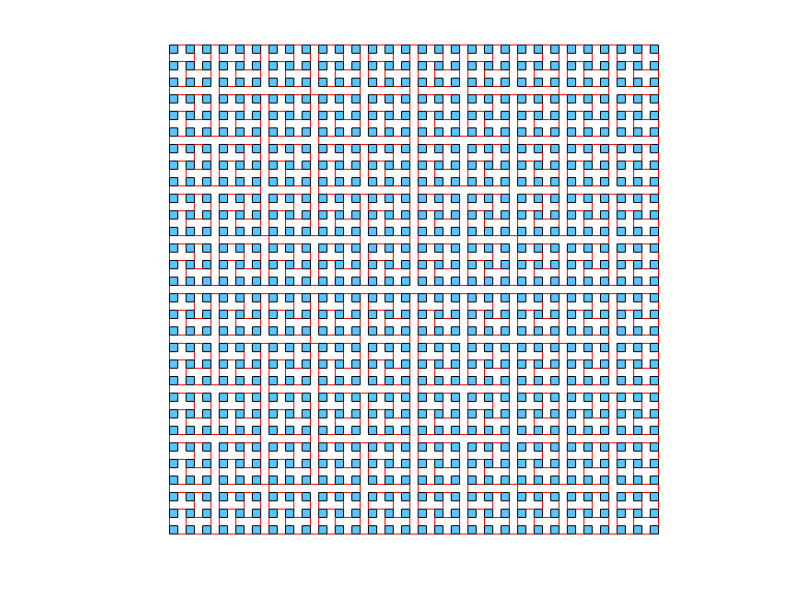

Write the MATLAB code that produced this figure.
% MRP_quad_7x7: Construct a minimum rigidifying link pattern for 30x30 quad
% kirigami by hierarchical construction
%
% Reference:
% S. Chen, G. P. T. Choi, L. Mahadevan, 
% ``Deterministic and stochastic control of kirigami topology.''
% Proceedings of the National Academy of Sciences, 117(9), 4511-4517, 2020.

%%
%%%%%%%%%%%%%%%%%%%%%%%%%%%%%%%%%%%%%%%%%%%%%%%%%%%%%%%%%%%%%
% Step 1: Prepare the basic link patterns for 2x2, 3x3, 5x5 %
%%%%%%%%%%%%%%%%%%%%%%%%%%%%%%%%%%%%%%%%%%%%%%%%%%%%%%%%%%%%%
%% MRP for 2x2
L = 2;
linkpairs2 = [];
% Boundary links
for i=1:L-1
    linkpairs2=[linkpairs2;4*i-2,4*(i+1)-3];
end
for i=L^2-L+1:L^2-1
    linkpairs2=[linkpairs2;4*i-1,4*(i+1)];
end
for i=1:L:L^2-L
    linkpairs2=[linkpairs2;4*i,4*(i+L)-3];
end
for i=L:L:L^2-L
    linkpairs2=[linkpairs2;4*i-1,4*(i+L)-2];
end
% inner links
linkpairs2=[linkpairs2;
    4*1-1, 4*2;
    ];

if length(linkpairs2) ~= ceil((3*L^2-3)/2)
    error('Incorrect number of link pairs!');
end

% vertex coordinates for the 3x3 quads
v2 = zeros(4*L^2,2);
f2 = [];
for i = 0:L-1 
    for j = 0:L-1
        n = L*i + j + 1;
        v2(4*n-3,:) = [2*j,2*i];
        v2(4*n-2,:) = [2*j+1,2*i];
        v2(4*n-1,:) = [2*j+1,2*i+1];
        v2(4*n,:) = [2*j,2*i+1];
        f2 = [f2; 4*n-3 4*n-2 4*n-1 4*n];
    end
end

%% MRP for 3x3
L = 3;
linkpairs3 = [];
% Boundary links
for i=1:L-1
    linkpairs3=[linkpairs3;4*i-2,4*(i+1)-3];
end
for i=L^2-L+1:L^2-1
    linkpairs3=[linkpairs3;4*i-1,4*(i+1)];
end
for i=1:L:L^2-L
    linkpairs3=[linkpairs3;4*i,4*(i+L)-3];
end
for i=L:L:L^2-L
    linkpairs3=[linkpairs3;4*i-1,4*(i+L)-2];
end
% inner links
linkpairs3=[linkpairs3;
    4*2, 4*5-3;
    4*5-2, 4*6-3;
    4*5-1, 4*8-2;
    4*4-1, 4*5;
    ];

if length(linkpairs3) ~= ceil((3*L^2-3)/2)
    error('Incorrect number of link pairs!');
end

% vertex coordinates for the 3x3 quads
v3 = zeros(4*L^2,2);
f3 = [];
for i = 0:L-1 
    for j = 0:L-1
        n = L*i + j + 1;
        v3(4*n-3,:) = [2*j,2*i];
        v3(4*n-2,:) = [2*j+1,2*i];
        v3(4*n-1,:) = [2*j+1,2*i+1];
        v3(4*n,:) = [2*j,2*i+1];
        f3 = [f3; 4*n-3 4*n-2 4*n-1 4*n];
    end
end

%% MRP for 5x5
L = 5;
linkpairs5 = [];
% Boundary links
for i=1:L-1
    linkpairs5=[linkpairs5;4*i-2,4*(i+1)-3];
end
for i=L^2-L+1:L^2-1
    linkpairs5=[linkpairs5;4*i-1,4*(i+1)];
end
for i=1:L:L^2-L
    linkpairs5=[linkpairs5;4*i,4*(i+L)-3];
end
for i=L:L:L^2-L
    linkpairs5=[linkpairs5;4*i-1,4*(i+L)-2];
end
% inner links
linkpairs5=[linkpairs5;
    4*11-2,4*12-3;
    4*14-1,4*15;
    4*3,4*8-3;
    4*8-1,4*13-2;
    4*13,4*18-3;
    4*18-1,4*23-2;
    
    4*2, 4*7-3;
    4*7-2,4*8-3;
    4*7-1,4*12-2;
    
    4*12-1,4*17-2;
    4*16-2,4*17-3;
    4*17-1,4*18;
    4*17,4*22-3;
    
    4*4-1,4*9-2;
    4*8-2,4*9-3;
    4*9-1,4*10;
    4*9,4*14-3;
    
    4*14, 4*19-3;
    4*18-1,4*19;
    4*19-1,4*24-2;
    ];

if length(linkpairs5) ~= ceil((3*L^2-3)/2)
    error('Incorrect number of link pairs!');
end

% vertex coordinates for the 5x5 quads
v5 = zeros(4*L^2,2);
f5 = [];
for i = 0:L-1 
    for j = 0:L-1
        n = L*i + j + 1;
        v5(4*n-3,:) = [2*j,2*i];
        v5(4*n-2,:) = [2*j+1,2*i];
        v5(4*n-1,:) = [2*j+1,2*i+1];
        v5(4*n,:) = [2*j,2*i+1];
        f5 = [f5; 4*n-3 4*n-2 4*n-1 4*n];
    end
end

%%
%%%%%%%%%%%%%%%%%%%%%%%%%%%%%%%%%%%%%%%%%%%%%%%%%
% Step 2: Construct the link patterns for 30x30 %
%%%%%%%%%%%%%%%%%%%%%%%%%%%%%%%%%%%%%%%%%%%%%%%%%
L = 30; 
nquad = L^2; % Number of quads
nlink = ceil((3*L^2-3)/2);% theoretical lower bound for number of links

v = zeros(4*L^2,2);
f = [];
for i = 0:L-1 
    for j = 0:L-1
        n = L*i + j + 1;
        v(4*n-3,:) = [2*j,2*i];
        v(4*n-2,:) = [2*j+1,2*i];
        v(4*n-1,:) = [2*j+1,2*i+1];
        v(4*n,:) = [2*j,2*i+1];
        f = [f; 4*n-3 4*n-2 4*n-1 4*n];
    end
end

% Construct link pattern from the small patterns
linkpairs=[];
% fill in the 3x3 links
width3 = range(v3(:,1)) + 1;
for i = 0:(L/3-1)
    for j = 0:(L/3-1)
        % shift v3 
        v3_shifted = [v3(:,1) + i*width3, v3(:,2) + j*width3];
        id3_list = zeros(length(v3),1);
        % find corresponding vertices in the 60x60 pattern
        for k = 1:length(v3)
            id = find(v(:,1) == v3_shifted(k,1) & v(:,2) == v3_shifted(k,2));
            id3_list(k) = id;
        end
        linkpairs=[linkpairs;id3_list(linkpairs3)];
    end
end
       
% fill in the 5x5 links
v5_magnified = zeros(size(v5));
for i = 1:length(v5)
    if mod(v5(i,1),2) == 0
        v5_magnified(i,1) = width3*(v5(i,1)/2);
    else
        v5_magnified(i,1) = width3*((v5(i,1)+1)/2)-1;
    end
    if mod(v5(i,2),2) == 0
        v5_magnified(i,2) = width3*(v5(i,2)/2);
    else
        v5_magnified(i,2) = width3*((v5(i,2)+1)/2)-1;
    end
end
width5 = range(v5_magnified(:,1)) + 1;
for i = 0:(L/3/5-1)
    for j = 0:(L/3/5-1)
        % shift v5 with magnification 
        v5_shifted = [v5_magnified(:,1) + i*width5, v5_magnified(:,2) + j*width5];
        id5_list = zeros(length(v5),1);
        % find corresponding vertices in the 60x60 pattern
        for k = 1:length(v5)
            id = find(v(:,1) == v5_shifted(k,1) & v(:,2) == v5_shifted(k,2));
            id5_list(k) = id;
        end
        linkpairs=[linkpairs;id5_list(linkpairs5)];
    end
end

% fill in the 2x2 links
v2_magnified = zeros(size(v2));
for i = 1:length(v2)
    if mod(v2(i,1),2) == 0
        v2_magnified(i,1) = width5*(v2(i,1)/2);
    else
        v2_magnified(i,1) = width5*((v2(i,1)+1)/2)-1;
    end
    if mod(v2(i,2),2) == 0
        v2_magnified(i,2) = width5*(v2(i,2)/2);
    else
        v2_magnified(i,2) = width5*((v2(i,2)+1)/2)-1;
    end
end
id2_list = zeros(length(v2),1);
% find corresponding vertices in the 60x60 pattern
for k = 1:length(v2)
    id = find(v(:,1) == v2_magnified(k,1) & v(:,2) == v2_magnified(k,2));
    id2_list(k) = id;
end
linkpairs=[linkpairs;id2_list(linkpairs2)];

% Check the total number of links
disp(['Theoretical minimum number of links = ', num2str(nlink)])
disp(['Number of links chosen = ', num2str(length(linkpairs))])

%% generate plot
figure;
patch('Faces',f,'Vertices',v,'FaceColor',[89 197 255]/255,'EdgeColor','k');
axis equal tight off

hold on;
for t = 1:length(linkpairs)
    plot([v(linkpairs(t,1),1), v(linkpairs(t,2),1)], [v(linkpairs(t,1),2), v(linkpairs(t,2),2)], 'r-');
end
